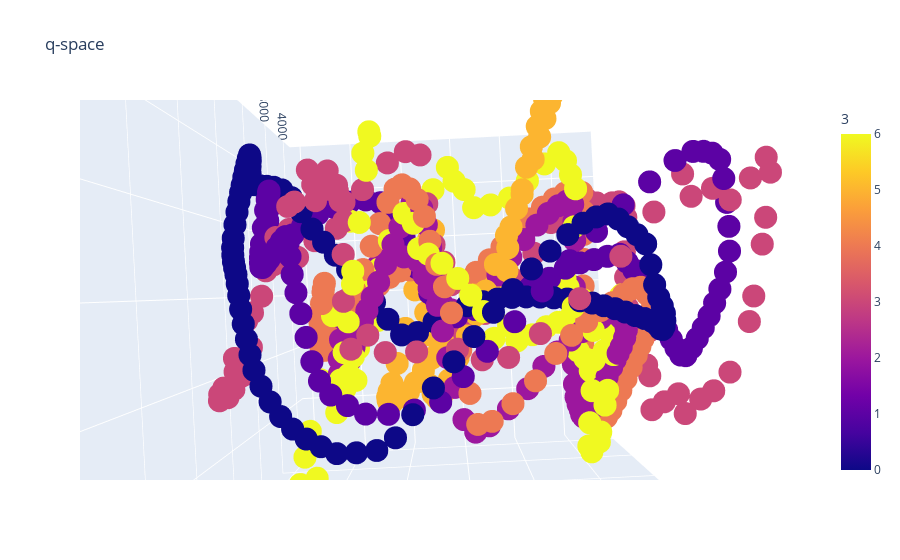

This figure's notebook cell:
### Markdown cell above
# PCA

### Code cell
H = encoder(D)
N = H[:,:,p:p+q]
N_reshaped = np.reshape(N, [-1, q])
N_reshaped = PCA(3).fit_transform(N_reshaped)
state_reshaped = np.repeat(range(ne),d)[:,np.newaxis]
shift_reshaped = np.array(list(range(d))*ne)[:,np.newaxis]
tem = np.concatenate([N_reshaped,state_reshaped,shift_reshaped], axis=1)
px.scatter_3d(pd.DataFrame(tem),x=0,y=1,z=2,color=3,title='q-space')

### Figure 1 — Plotly figure (JSON) as saved in the notebook; plotly's stock layout.template omitted (floating-point values rounded to 4 significant figures; data arrays with more than 128 entries replaced by an {"elided": "..."} marker saying what was removed)
{"data": [{"hovertemplate": "0=%{x}<br>1=%{y}<br>2=%{z}<br>3=%{marker.color}<extra></extra>", "legendgroup": "", "marker": {"color": {"elided": "700 int values"}, "coloraxis": "coloraxis", "symbol": "circle"}, "mode": "markers", "name": "", "scene": "scene", "showlegend": false, "type": "scatter3d", "x": {"elided": "700 float values"}, "y": {"elided": "700 float values"}, "z": {"elided": "700 float values"}}], "layout": {"autosize": true, "coloraxis": {"colorbar": {"title": {"text": "3"}}, "colorscale": [[0, "#0d0887"], [0.1111, "#46039f"], [0.2222, "#7201a8"], [0.3333, "#9c179e"], [0.4444, "#bd3786"], [0.5556, "#d8576b"], [0.6667, "#ed7953"], [0.7778, "#fb9f3a"], [0.8889, "#fdca26"], [1, "#f0f921"]]}, "legend": {"tracegroupgap": 0}, "scene": {"aspectmode": "auto", "aspectratio": {"x": 1, "y": 1, "z": 1}, "camera": {"center": {"x": 0, "y": 0, "z": 0}, "eye": {"x": -6.246e-17, "y": -3.246e-18, "z": -1.021}, "projection": {"type": "perspective"}, "up": {"x": 0, "y": 0, "z": 1}}, "domain": {"x": [0, 1], "y": [0, 1]}, "xaxis": {"title": {"text": "0"}, "type": "linear"}, "yaxis": {"title": {"text": "1"}, "type": "linear"}, "zaxis": {"title": {"text": "2"}, "type": "linear"}}, "title": {"text": "q-space"}}}
